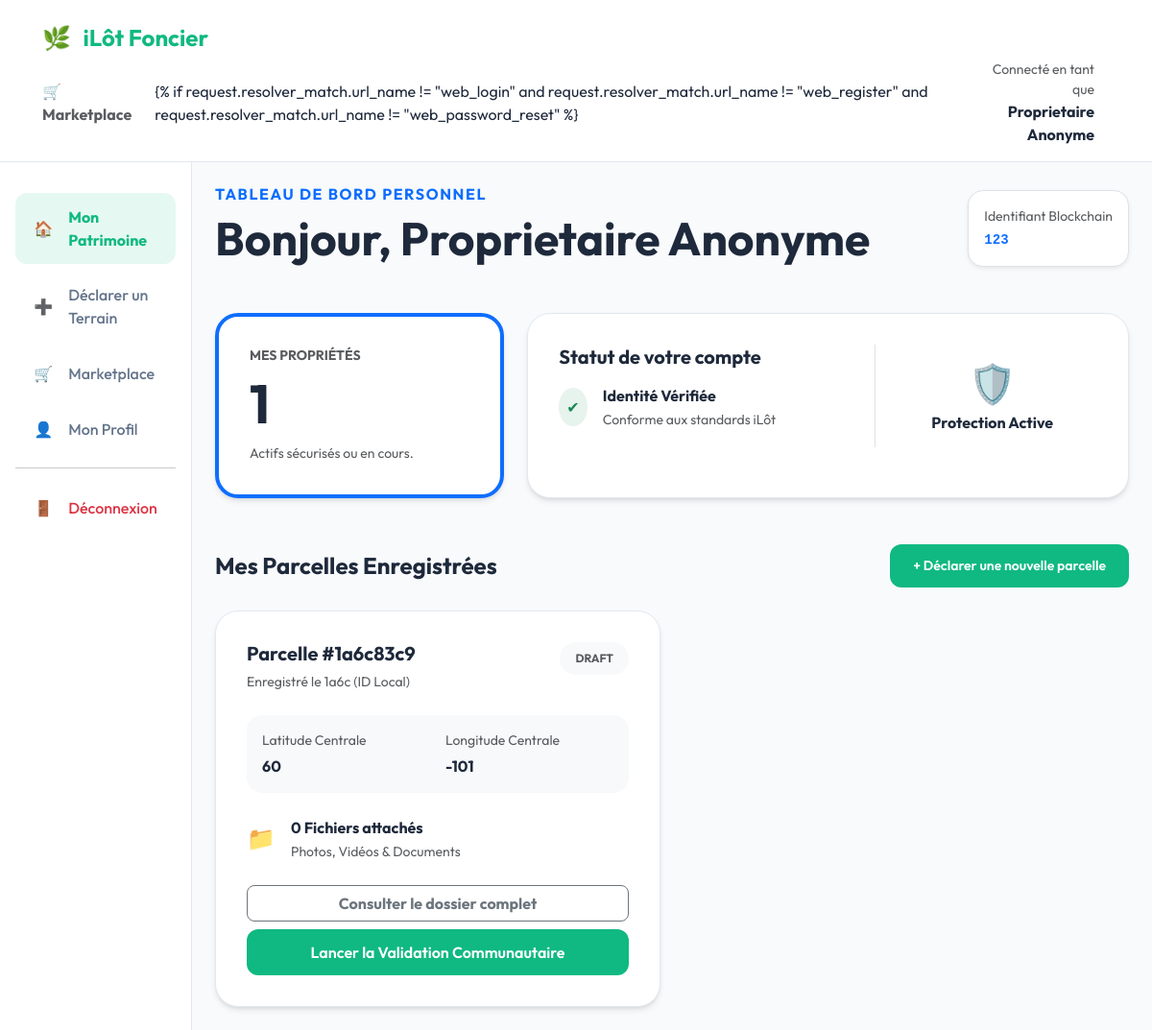
The app's page /dashboard/123/ with its own data.
### identity/models.py (models this page shows, shortened)
class User(AbstractUser):
    class Role(models.TextChoices):
        USER = 'USER', _('Utilisateur Standard')
        WITNESS = 'WITNESS', _('Témoin Certifié')
        CHIEF = 'CHIEF', _('Chef de Localité')
        ADMIN = 'ADMIN', _('Administrateur')
    username = None  # On désactive le username par défaut
    id = models.UUIDField(primary_key=True, default=uuid.uuid4, editable=False)
    email = models.EmailField(unique=True, help_text="Email de connexion")
    wallet_address = models.CharField(max_length=42, unique=True, null=True, blank=True, help_text="Adresse publique Ethereum/Polygon (0x...) - Optionnel")
    phone_hash = models.CharField(max_length=64, unique=True, null=True, blank=True, help_text="SHA-256 du numéro de téléphone")
    encrypted_phone = models.CharField(max_length=255, null=True, blank=True, help_text="Numéro chiffré pour notifications")
    role = models.CharField(max_length=20, choices=Role.choices, default=Role.USER, db_index=True)
    full_name = models.CharField(max_length=255, null=True, blank=True, help_text="Nom et Prénom (pas de chiffres)")
    birth_date = models.DateField(null=True, blank=True)
    country = models.CharField(max_length=100, default='Benin', help_text="Pays de résidence")
    district = models.CharField(max_length=100, null=True, blank=True, help_text="Arrondissement / Commune")
    village = models.CharField(max_length=100, null=True, blank=True, help_text="Quartier / Village")
    reputation_score = models.IntegerField(default=50, help_text="Score 0-100 basé sur la fiabilité")
    created_at = models.DateTimeField(auto_now_add=True)
    USERNAME_FIELD = 'email'
    REQUIRED_FIELDS = []
    objects = UserManager()
    class Meta:
        db_table = 'users'
        verbose_name = _("Utilisateur")
        verbose_name_plural = _("Utilisateurs")
        indexes = [
            models.Index(fields=['phone_hash']),
            models.Index(fields=['role']),
            models.Index(fields=['wallet_address']),
        ]

### land_registry/models.py (models this page shows, shortened)
class Property(models.Model):
    class Status(models.TextChoices):
        DRAFT = 'DRAFT', _('Brouillon / En attente')
        PENDING_SURVEYOR = 'PENDING_SURVEYOR', _('En attente attestation géomètre')
        VALIDATING = 'VALIDATING', _('En cours de validation communautaire')
        ON_CHAIN = 'ON_CHAIN', _('Sécurisé sur Blockchain')
        DISPUTED = 'DISPUTED', _('En litige')
    id = models.UUIDField(primary_key=True, default=uuid.uuid4, editable=False)
    on_chain_id = models.DecimalField(max_digits=78, decimal_places=0, unique=True, null=True, blank=True, help_text="Token ID (uint256) sur le contrat")
    owner_wallet = models.ForeignKey(User, on_delete=models.PROTECT, related_name='properties', to_field='wallet_address', db_column='owner_wallet')
    country = models.CharField(max_length=100, default='Benin', help_text="Pays de la parcelle")
    gps_centroid = models.JSONField(help_text="Point central {lat: float, lng: float}")
    gps_boundaries = models.JSONField(help_text="Limites exactes [ {lat, lng}, ... ]")
    area_sqm = models.FloatField(null=True, blank=True, help_text="Superficie en m²")
    area_cadastral = models.CharField(max_length=50, null=True, blank=True, help_text="Superficie format cadastral (ex: 01ha 20a 15ca)")
    district = models.CharField(max_length=100, null=True, blank=True, help_text="Nom de l'arrondissement")
    village = models.CharField(max_length=100, null=True, blank=True, help_text="Quartier / Village")
    surveyor = models.ForeignKey(AuthorizedSurveyor, on_delete=models.SET_NULL, null=True, blank=True, related_name='properties')
    surveyor_name = models.CharField(max_length=255, null=True, blank=True, help_text="Nom saisi (si hors liste)")
    is_surveyor_validated = models.BooleanField(default=False, help_text="Le géomètre a-t-il certifié les mesures ?")
    status = models.CharField(max_length=20, choices=Status.choices, default=Status.DRAFT, db_index=True)
    last_sync_block = models.BigIntegerField(null=True, blank=True, help_text="Dernier bloc synchronisé")
    class Meta:
        db_table = 'properties'
        verbose_name = _("Propriété")
        verbose_name_plural = _("Propriétés")
        indexes = [
            models.Index(fields=['status']),
            models.Index(fields=['owner_wallet']),
        ]

### land_registry/views.py (the view)
# urls.py: path('dashboard/<str:wallet>/', user_dashboard, name='user_dashboard'),
def user_dashboard(request, wallet):
    try:
        identifier = wallet.lower().strip()
        user = None
        try:
            import uuid
            user_id = uuid.UUID(identifier)
            user = User.objects.get(id=user_id)
        except (ValueError, User.DoesNotExist):
            pass
        if not user:
            try:
                user = User.objects.get(wallet_address=identifier)
            except User.DoesNotExist:
                pass
        if not user:
            try:
                user = User.objects.get(email=identifier)
            except User.DoesNotExist:
                pass
        if not user and request.user.is_authenticated:
            print(f"⚠️ User not found via URL '{identifier}', falling back to session user: {request.user}")
            user = request.user
        if not user:
            return render(request, 'user_dashboard.html', {'error': 'Utilisateur non trouvé'})
        user_properties = Property.objects.filter(owner_wallet=user).annotate(media_count=Count('media'))
        context = {
            'user': user,
            'properties': user_properties,
            'total_assets': user_properties.count(),
        }
        return render(request, 'user_dashboard.html', context)
    except Exception as e:
        if request.user.is_authenticated:
             return redirect('user_dashboard', wallet=str(request.user.id))
        return render(request, 'user_dashboard.html', {'error': f'Erreur: {str(e)}'})

### templates/user_dashboard.html (shortened to what this page needs)
{% extends 'base_citizen.html' %}
{% block content %}
{% if error %}
<div class="alert alert-danger border-0 shadow-sm rounded-4">{{ error }}</div>
{% else %}
<div class="d-flex justify-content-between align-items-end mb-5">
    <div>
        <h6 class="text-primary fw-bold text-uppercase mb-2" style="letter-spacing: 0.1em;">Tableau de Bord Personnel
        </h6>
        <h1 class="display-5 fw-bold mb-0">Bonjour, {{ user.full_name }}</h1>
    </div>
    <div class="d-none d-md-block">
        <div class="p-3 bg-white rounded-4 border shadow-sm">
            <small class="text-muted d-block">Identifiant Blockchain</small>
            <code class="text-primary fw-bold">{{ user.wallet_address|truncatechars:20 }}</code>
        </div>
    </div>
</div>
<div class="row g-4 mb-5">
    <div class="col-md-4">
        <div class="citizen-card h-100 d-flex flex-column justify-content-center border-start border-primary border-4">
            <h6 class="text-muted fw-bold small mb-2">MES PROPRIÉTÉS</h6>
            <h2 class="display-4 fw-bold mb-0">{{ total_assets }}</h2>
            <p class="text-muted small mt-2 mb-0">Actifs sécurisés ou en cours.</p>
        </div>
    </div>
    <div class="col-md-8">
        <div class="citizen-card h-100">
            <div class="row align-items-center">
                <div class="col-sm-7">
                    <h5 class="fw-bold mb-3">Statut de votre compte</h5>
                    <div class="d-flex align-items-center mb-3">
                        <div class="rounded-circle bg-success bg-opacity-10 p-2 me-3">
                            <span class="text-success">✔</span>
                        </div>
                        <div>
                            <span class="fw-bold d-block">Identité Vérifiée</span>
                            <small class="text-muted">Conforme aux standards iLôt</small>
                        </div>
                    </div>
                </div>
                <div class="col-sm-5 text-center border-start">
                    <div class="p-3">
                        <span class="h1">🛡️</span>
                        <h6 class="fw-bold mt-2 mb-0">Protection Active</h6>
                    </div>
                </div>
            </div>
        </div>
    </div>
</div>
<div class="d-flex justify-content-between align-items-center mb-4">
    <h4 class="fw-bold mb-0">Mes Parcelles Enregistrées</h4>
    <a href="{% url 'web_add_property' user.id %}" class="btn btn-citizen btn-sm">+ Déclarer une nouvelle
        parcelle</a>
</div>
<div class="row g-4">
    {% for prop in properties %}
    <div class="col-md-6">
        <div class="citizen-card h-100">
            <div class="d-flex justify-content-between align-items-start mb-4">
                <div>
                    <h5 class="fw-bold mb-1">Parcelle #{{ prop.id|stringformat:"s"|slice:":8" }}</h5>
                    <small class="text-muted">Enregistré le {{ prop.id|stringformat:"s"|slice:":4" }} (ID Local)</small>
                </div>
                <span class="status-badge
                    {% if prop.status == 'ON_CHAIN' %}bg-success text-white
                    {% elif prop.status == 'VALIDATING' %}bg-warning text-dark
                    {% elif prop.status == 'DISPUTED' %}bg-danger text-white
                    {% else %}bg-light text-muted{% endif %}">
                    {{ prop.status }}
                </span>
            </div>
            <div class="p-3 bg-light rounded-4 mb-4">
                <div class="row g-3">
                    <div class="col-6">
                        <small class="text-muted d-block mb-1">Latitude Centrale</small>
                        <span class="fw-bold">{{ prop.gps_centroid.lat }}</span>
                    </div>
                    <div class="col-6">
                        <small class="text-muted d-block mb-1">Longitude Centrale</small>
                        <span class="fw-bold">{{ prop.gps_centroid.lng }}</span>
                    </div>
                </div>
            </div>
            <div class="d-flex align-items-center mb-4">
                <div class="me-3">
                    <span class="h4">📁</span>
                </div>
                <div>
                    <span class="fw-bold d-block">{{ prop.media_count }} Fichiers attachés</span>
                    <small class="text-muted">Photos, Vidéos & Documents</small>
                </div>
            </div>
            <div class="d-grid gap-2">
                <a href="{% url 'web_property_detail' prop.id %}"
                    class="btn btn-outline-secondary rounded-3 fw-bold">Consulter le dossier complet</a>
                {% if prop.status == 'DRAFT' %}
                <button class="btn btn-citizen">Lancer la Validation Communautaire</button>
                {% elif prop.status == 'ON_CHAIN' %}
                <button class="btn btn-success text-white fw-bold" onclick="listForSale('{{ prop.id }}')">Mettre en
                    vente</button>
                {% endif %}
            </div>
        </div>
    </div>
    {% endfor %}
</div>
{% endif %}
{% endblock %}

### templates/base_citizen.html (shortened to what this page needs)
<!DOCTYPE html>
<html lang="fr">
<head>
    <link href="https://cdn.jsdelivr.net/npm/bootstrap@5.3.0/dist/css/bootstrap.min.css" rel="stylesheet">
</head>
<body>
    <nav class="navbar navbar-citizen sticky-top">
        <div class="container-fluid">
            <a class="navbar-brand" href="{% url 'login_home' %}">
                <span class="me-2">🌿</span> iLôt Foncier
            </a>
            <div class="d-flex align-items-center">
                <div class="me-4 d-none d-md-block">
                    <a href="{% url 'web_marketplace' %}" class="text-decoration-none text-muted fw-bold hover-primary">
                        🛒 Marketplace
                    </a>
                </div>
                {% if request.resolver_match.url_name != "web_login" and request.resolver_match.url_name !=
                "web_register" and request.resolver_match.url_name != "web_password_reset" %}
                <div class="me-3 text-end d-none d-md-block">
                    <small class="text-muted d-block">Connecté en tant que</small>
                    <span class="fw-bold" id="navUserName">{% if user %}{{ user.full_name }}{% else %}Citoyen{%
                        endif%}</span>
                {% endif %}
            </div>
        </div>
    </nav>
    <div class="container-fluid">
        <div class="row">
            {% block sidebar %}
            <nav class="col-md-3 col-lg-2 d-md-block sidebar-citizen collapse">
                <div class="position-sticky">
                    <a href="{% url 'web_login' %}"
                        class="nav-link-citizen {% if request.resolver_match.url_name == 'user_dashboard' or request.resolver_match.url_name == 'web_login' or request.resolver_match.url_name == 'login_home' %}active{% endif %}"
                        id="linkDashboard">
                        <span class="me-3">🏠</span> <span id="dashLabel">Connexion / Dashboard</span>
                    </a>
                    <a href="{% url 'web_register' %}"
                        class="nav-link-citizen {% if request.resolver_match.url_name == 'web_register' or request.resolver_match.url_name == 'web_add_property' %}active{% endif %}"
                        id="linkRegister">
                        <span class="me-3">➕</span> Déclarer un Terrain
                    </a>
                    <a href="{% url 'web_marketplace' %}"
                        class="nav-link-citizen {% if request.resolver_match.url_name == 'web_marketplace' %}active{% endif %}">
                        <span class="me-3">🛒</span> Marketplace
                    </a>
                    <a href="#"
                        class="nav-link-citizen {% if request.resolver_match.url_name == 'web_profile' %}active{% endif %}"
                        id="linkProfile">
                        <span class="me-3">👤</span> Mon Profil
                    </a>
                    <hr>
                    <a href="#" onclick="logout()" class="nav-link-citizen text-danger">
                        <span class="me-3">🚪</span> Déconnexion
                    </a>
                </div>
            </nav>
            {% endblock %}
            <main class="{% block main_class %}col-md-9 ms-sm-auto col-lg-10{% endblock %} px-md-4 py-4">
                <div class="animate-up">
                    {% block content %}{% endblock %}
                </div>
            </main>
        </div>
    </div>
</body>
</html>

### templates/base_citizen.html (style rules this page uses)
:root { --citizen-primary: #10b981; --citizen-secondary: #059669; --citizen-bg: #f8fafc; --citizen-card: #ffffff; --citizen-text: #1e293b; --citizen-text-muted: #64748b; }
body { background-color: var(--citizen-bg); color: var(--citizen-text); font-family: 'Outfit', sans-serif; min-height: 100vh; }
.navbar-citizen { background: white; border-bottom: 1px solid #e2e8f0; padding: 1rem 2rem; }
.navbar-brand { font-weight: 700; color: var(--citizen-primary) !important; font-size: 1.5rem; }
.citizen-card { background: var(--citizen-card); border: 1px solid #e2e8f0; border-radius: 24px; box-shadow: 0 4px 6px -1px rgba(0, 0, 0, 0.1), 0 2px 4px -1px rgba(0, 0, 0, 0.06); padding: 2rem; transition: all 0.3s ease; }
.btn-citizen { background: var(--citizen-primary); color: white; border-radius: 12px; padding: 0.75rem 1.5rem; font-weight: 600; border: none; transition: all 0.3s ease; }
.sidebar-citizen { background: white; border-right: 1px solid #e2e8f0; min-height: calc(100vh - 72px); padding: 2rem 1rem; }
.nav-link-citizen { color: var(--citizen-text-muted); padding: 0.8rem 1.2rem; border-radius: 12px; margin-bottom: 0.5rem; display: flex; align-items: center; font-weight: 500; transition: all 0.2s ease; text-decoration: none; }
.nav-link-citizen.active { background: rgba(16, 185, 129, 0.1); color: var(--citizen-primary); font-weight: 700; }
.status-badge { padding: 0.5rem 1rem; border-radius: 999px; font-size: 0.75rem; font-weight: 700; text-transform: uppercase; }
.animate-up { animation: slideUp 0.4s ease forwards; }

### records on screen
User: full_name "Proprietaire Anonyme", wallet_address "123"
Property: id "1a6c83c9", id "1a6c", status "DRAFT", gps_centroid.lat "60", gps_centroid.lng "-101", media_count "0", shows "Lancer la Validation Communautaire"

### other values on screen
{{ total_assets }} "1"
